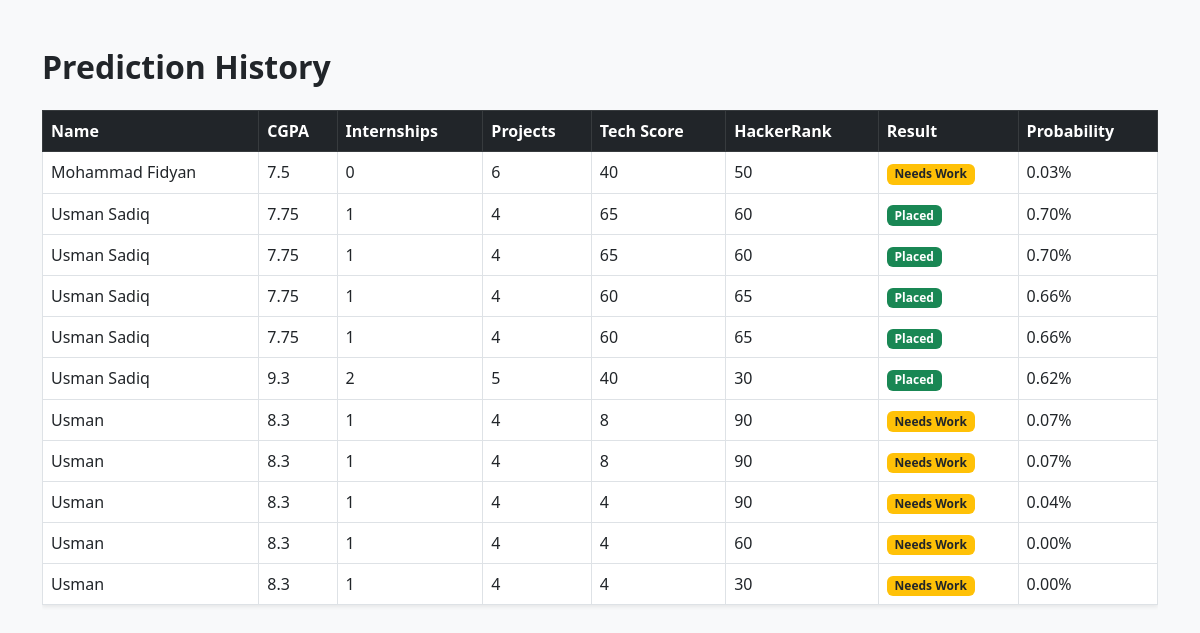
Page /history/ (signed in) on the committed database.
### core/models.py (models this page shows, shortened)
class Student(models.Model):
    user = models.ForeignKey(User, on_delete=models.CASCADE, null=True, blank=True)
    name = models.CharField(max_length=100)
    cgpa = models.FloatField()
    internships = models.IntegerField()
    projects = models.IntegerField()
    technical_skills_score = models.IntegerField()
    hackerrank_score = models.IntegerField()
    placement_status = models.CharField(max_length=50, blank=True)
    prediction_probability = models.FloatField(null=True, blank=True)
    created_at = models.DateTimeField(auto_now_add=True)
    class Meta:
        ordering = ['-created_at']

### core/views.py (the view)
# urls.py: path('history/',        views.history,           name='history'),
@login_required
def history(request):
    students = Student.objects.all()
    return render(request, 'core/history.html', {'students': students})

### templates/core/history.html (shortened to what this page needs)
<!DOCTYPE html>
<html lang="en">
<head>
  <link href="https://cdn.jsdelivr.net/npm/bootstrap@5.3.0/dist/css/bootstrap.min.css" rel="stylesheet">
</head>
<body class="bg-light">
<div class="container py-5">
  <h2 class="fw-bold mb-4">Prediction History</h2>
  {% if students %}
  <div class="table-responsive">
    <table class="table table-bordered table-hover bg-white shadow-sm">
      <thead class="table-dark">
        <tr>
          <th>Name</th><th>CGPA</th><th>Internships</th>
          <th>Projects</th><th>Tech Score</th><th>HackerRank</th>
          <th>Result</th><th>Probability</th>
        </tr>
      </thead>
      <tbody>
        {% for s in students %}
        <tr>
          <td>{{ s.name }}</td>
          <td>{{ s.cgpa }}</td>
          <td>{{ s.internships }}</td>
          <td>{{ s.projects }}</td>
          <td>{{ s.technical_skills_score }}</td>
          <td>{{ s.hackerrank_score }}</td>
          <td>
            {% if s.placement_status == 'High Probability of Placement' %}
              <span class="badge bg-success">Placed</span>
            {% else %}
              <span class="badge bg-warning text-dark">Needs Work</span>
            {% endif %}
          </td>
          <td>{{ s.prediction_probability|floatformat:2 }}%</td>
        </tr>
        {% endfor %}
      </tbody>
    </table>
  </div>
  {% else %}
    <p class="text-muted">No predictions yet. <a href="{% url 'predict' %}">Make one →</a></p>
  {% endif %}
</div>
</body>
</html>

### rows in the picture
Student: name "Mohammad Fidyan", cgpa "7.5", internships "0", projects "6", technical_skills_score "40", hackerrank_score "50", shows "Needs Work", prediction_probability "0.03"
Student: name "Usman Sadiq", cgpa "7.75", internships "1", projects "4", technical_skills_score "65", hackerrank_score "60", shows "Placed", prediction_probability "0.70"
Student: name "Usman Sadiq", cgpa "7.75", internships "1", projects "4", technical_skills_score "65", hackerrank_score "60", shows "Placed", prediction_probability "0.70"
Student: name "Usman Sadiq", cgpa "7.75", internships "1", projects "4", technical_skills_score "60", hackerrank_score "65", shows "Placed", prediction_probability "0.66"
Student: name "Usman Sadiq", cgpa "7.75", internships "1", projects "4", technical_skills_score "60", hackerrank_score "65", shows "Placed", prediction_probability "0.66"
Student: name "Usman Sadiq", cgpa "9.3", internships "2", projects "5", technical_skills_score "40", hackerrank_score "30", shows "Placed", prediction_probability "0.62"
Student: name "Usman", cgpa "8.3", internships "1", projects "4", technical_skills_score "8", hackerrank_score "90", shows "Needs Work", prediction_probability "0.07"
Student: name "Usman", cgpa "8.3", internships "1", projects "4", technical_skills_score "8", hackerrank_score "90", shows "Needs Work", prediction_probability "0.07"
Student: name "Usman", cgpa "8.3", internships "1", projects "4", technical_skills_score "4", hackerrank_score "90", shows "Needs Work", prediction_probability "0.04"
Student: name "Usman", cgpa "8.3", internships "1", projects "4", technical_skills_score "4", hackerrank_score "60", shows "Needs Work", prediction_probability "0.00"
Student: name "Usman", cgpa "8.3", internships "1", projects "4", technical_skills_score "4", hackerrank_score "30", shows "Needs Work", prediction_probability "0.00"
